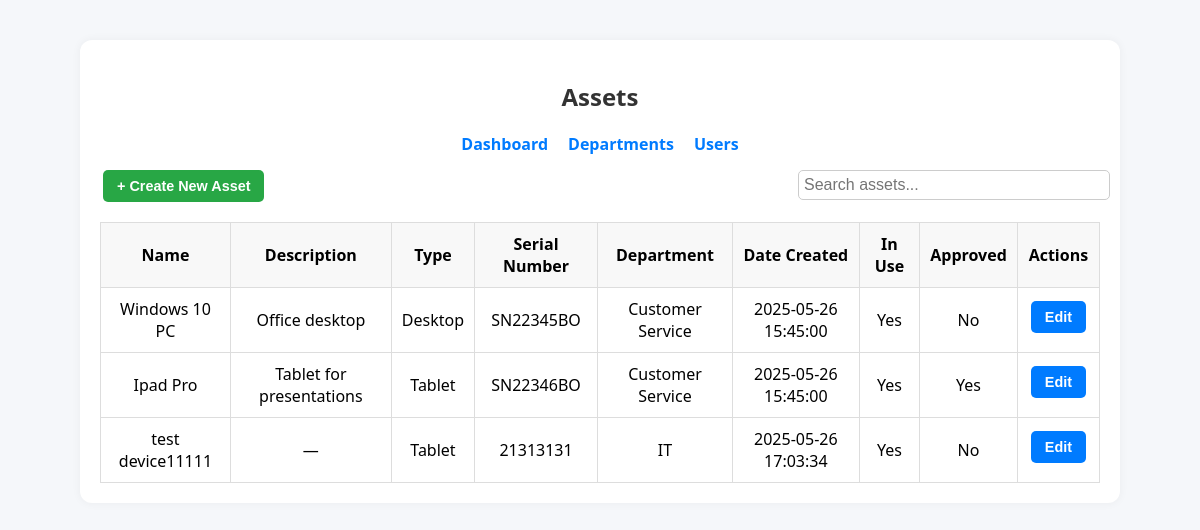
The app's page /assets (signed in), older data.
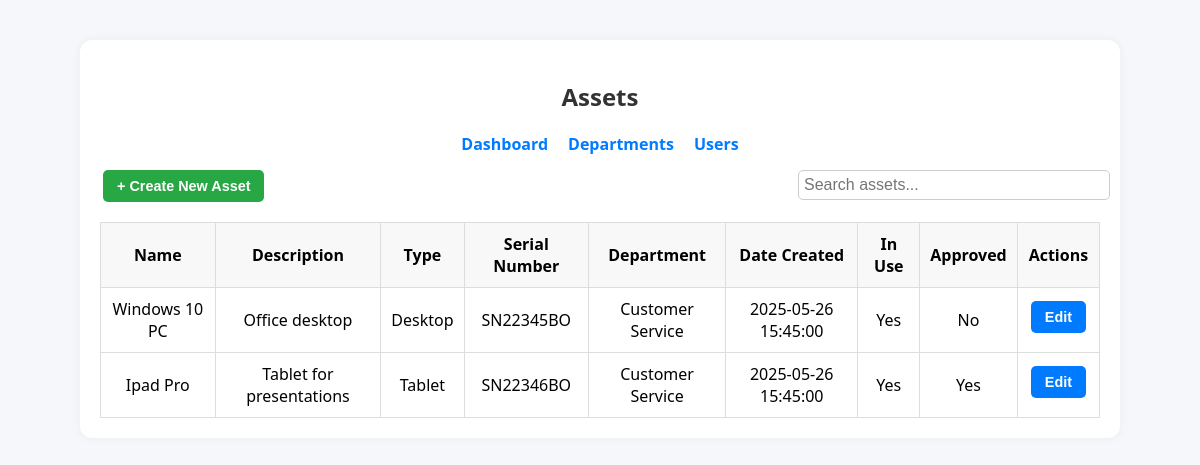
The same page, newer data.
### tables this page shows
CREATE TABLE Asset (
        id INTEGER PRIMARY KEY AUTOINCREMENT,
        name TEXT NOT NULL,
        description TEXT,
        type TEXT,
        serial_number TEXT UNIQUE,
        date_created TEXT,
        in_use INTEGER NOT NULL DEFAULT 1,
        approved INTEGER NOT NULL DEFAULT 0,
        owner_id INTEGER,
        department_id INTEGER,
        FOREIGN KEY(owner_id) REFERENCES User(id),
        FOREIGN KEY(department_id) REFERENCES Department(id)
    );

CREATE TABLE Department (
        id INTEGER PRIMARY KEY AUTOINCREMENT,
        name TEXT NOT NULL
    );

### app.py (the view)
@app.route('/assets')
@login_required
def assets():
    user = current_user()
    connection = get_db()
    cursor = connection.cursor()
    if user['role'] == 'Admin':
         cursor.execute('''
            SELECT a.*, u.username AS owner_username, d.name AS department_name
            FROM Asset a
            LEFT JOIN User u ON a.owner_id = u.id
            LEFT JOIN Department d ON a.department_id = d.id
        ''')
    else:
        cursor.execute('''
            SELECT a.*, u.username AS owner_username, d.name AS department_name
            FROM Asset a
            LEFT JOIN User u ON a.owner_id = u.id
            LEFT JOIN Department d ON a.department_id = d.id
            WHERE a.owner_id = ?
        ''', (user['id'],))
    assets = cursor.fetchall()
    cursor.execute("SELECT * FROM Department")
    departments = cursor.fetchall()
    cursor.execute("SELECT id, username FROM User ORDER BY username ASC")
    users = cursor.fetchall()
    return render_template('assets.html', assets=assets, user=user, departments=departments, users=users)

### app.py (called while the page is built)
def get_db():
    if 'db' not in g:
        g.db = sql.connect(app.config['DATABASE'])
        g.db.row_factory = sql.Row
    return g.db

def query_db(query, args=(), one=False):
    cursor = get_db().execute(query, args)
    rv = cursor.fetchall()
    cursor.close()
    return (rv[0] if rv else None) if one else rv

def current_user():
    if 'user_id' in session:
        return query_db('SELECT * FROM User WHERE id = ?', [session['user_id']], one=True)
    return None

def login_required(f):
    @wraps(f)
    def decorated_function(*args, **kwargs):
        if 'user_id' not in session:
            flash('Please log in to access this page.', 'warning')
            return redirect(url_for('login'))
        return f(*args, **kwargs)
    return decorated_function

### templates/assets.html (shortened to what this page needs)
<!DOCTYPE html>
<html lang="en">
  <head>
    <link
      rel="stylesheet"
      href="{{ url_for('static', filename='css/style.css') }}"
    />
    <link
      rel="stylesheet"
      href="{{ url_for('static', filename='css/assets.css') }}"
    />
  </head>
  <body>
    <div class="assets-container">
      <h2 class="text-center">Assets</h2>
      <nav class="nav-links">
        <a href="{{ url_for('dashboard') }}">Dashboard</a>
        <a href="{{ url_for('departments') }}">Departments</a>
        <a href="{{ url_for('users') }}">Users</a>
      </nav>
      <button class="btn btn-create" id="openCreateModal">
        + Create New Asset
      </button>
      <input type="text" id="searchBar" placeholder="Search assets..." />
      <table>
        <thead>
          <tr>
            <th>Name</th>
            <th>Description</th>
            <th>Type</th>
            <th>Serial Number</th>
            <th>Department</th>
            <th>Date Created</th>
            <th>In Use</th>
            <th>Approved</th>
            <th>Actions</th>
          </tr>
        </thead>
        <tbody>
          {% for asset in assets %}
          <tr>
            <td>{{ asset['name'] }}</td>
            <td>{{ asset['description'] or '—' }}</td>
            <td>{{ asset['type'] or '—' }}</td>
            <td>{{ asset['serial_number'] or '—' }}</td>
            <td>{{ asset['department_name'] or '—' }}</td>
            <td>{{ asset['date_created'] }}</td>
            <td>{{ 'Yes' if asset['in_use'] else 'No' }}</td>
            <td>{{ 'Yes' if asset['approved'] else 'No' }}</td>
            <td>
               {% if user['role'] == 'Admin' or asset['owner_id'] ==
              user['id'] %}
              <button
                class="btn btn-edit"
                data-id="{{ asset['id'] }}"
                data-name="{{ asset['name'] }}"
                data-description="{{ asset['description'] }}"
                data-type="{{ asset['type'] }}"
                data-serial="{{ asset['serial_number'] }}"
                data-department="{{ asset['department_id'] or '' }}"
                data-inuse="{{ asset['in_use'] }}"
                data-approved="{{ asset['approved'] }}"
                data-userid="{{ asset['owner_id'] }}"
                id="editBtn-{{ asset['id'] }}"
              >
                Edit
              </button>
              {% endif %}
            </td>
          </tr>
          {% else %}
          <tr>
            <td colspan="9">No assets found.</td>
          </tr>
          {% endfor %}
        </tbody>
      </table>
    </div>
  </body>
</html>

### static/css/style.css (style rules this page uses)
body { font-family: "Segoe UI", Tahoma, Geneva, Verdana, sans-serif; background: #f5f7fa; display: flex; align-items: center; justify-content: center; margin: 0; }
h2 { text-align: center; color: #333; }
.nav-links { display: flex; justify-content: center; gap: 20px; margin-bottom: 15px; }
.nav-links a { text-decoration: none; color: #007bff; font-weight: bold; }
input[type="text"], input[type="password"] { padding: 10px; margin-bottom: 15px; border: 1px solid #ccc; border-radius: 5px; }
button { padding: 10px; background-color: #007bff; color: white; border: none; border-radius: 5px; cursor: pointer; }
a { color: #007bff; text-decoration: none; }

### static/css/assets.css (style rules this page uses)
.assets-container { max-width: 1000px; margin: 40px auto; padding: 20px; background: #fff; border-radius: 12px; box-shadow: 0 0 10px rgba(0, 0, 0, 0.05); position: relative; }
table { width: 100%; border-collapse: collapse; margin-top: 20px; }
th, td { padding: 10px; border: 1px solid #ddd; text-align: center; }
th { background: #f8f8f8; }
.btn { padding: 8px 14px; margin: 0 3px; border: none; border-radius: 5px; cursor: pointer; font-weight: 600; font-size: 0.9rem; }
.btn-create { background-color: #28a745; color: white; }
.btn-edit { background-color: #007bff; color: white; margin-bottom: 6px; }
#searchBar { margin-bottom: 10px; padding: 5px; width: 300px; font-size: 16px; position: absolute; right: 10px; }

Row changes from the older to the newer data that the page shows:
removed Asset: name "test device11111", description "—", type "Tablet", serial_number "21313131", name "IT", date_created "2025-05-26 17:03:34", in_use "Yes", approved "No"
